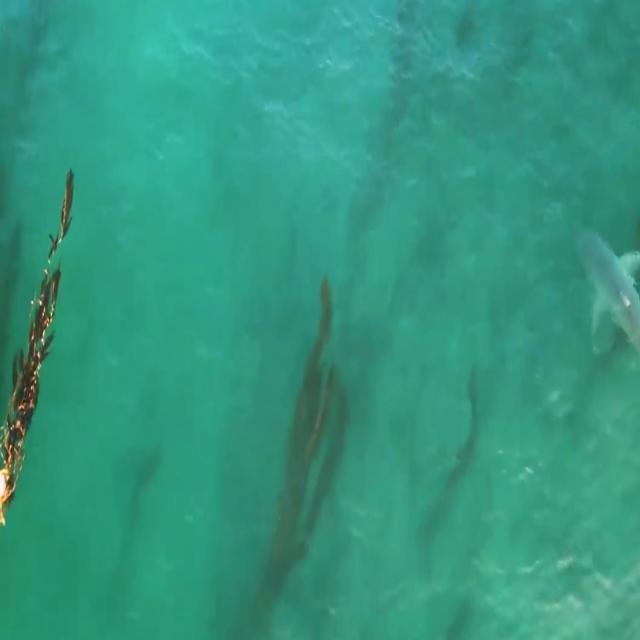
#> input picture sharkspotter/test/images/Sharkcut-Realisee-avec-Clipchamp_mp4-111_jpg.rf.70ee7b2355968a12d345a60062f5988f.jpg, 640 x 640 px; its folder holds only this picture in this run
$ python -i datasets.py   (imports and definitions only)
#> lines starting #> are read from the running program, lines starting #| are printed output that depends on the picture
import glob
import logging
import math
import os
import random
import hashlib
from pathlib import Path
from typing import List

import cv2
import numpy as np
import torch
from PIL import Image, ExifTags
from torch.utils.data import Dataset, DataLoader
from tqdm import tqdm

from utils.general import xywhn2xyxy, xyxy2xywhn

# Parameters
img_formats = ['bmp', 'jpg', 'jpeg', 'png']
logger = logging.getLogger(__name__)

# [33 lines left out: functions get_hash, create_dataloader, not called in this run]

class LoadImagesAndLabels(Dataset):
    # [75 lines left out: functions __init__, cache_labels, not called in this run]

    def __len__(self):
        return len(self.img_files)

    # [151 lines left out: functions __getitem__, load_image, collate_fn, img2label_paths, augment_hsv, random_perspective and 1 more, not called in this run]

>>> import cv2
>>> picture = cv2.imread('../test/images/Sharkcut-Realisee-avec-Clipchamp_mp4-111_jpg.rf.70ee7b2355968a12d345a60062f5988f.jpg')
#> picture is the input picture: shape (640, 640, 3); mean B, G, R 126.9, 150.5, 51.1
>>> result = augment_hsv(picture)
#> in augment_hsv, `hue, sat, val = cv2.split(cv2.cvtColor(img, cv2.COLOR_BGR2HSV))`:
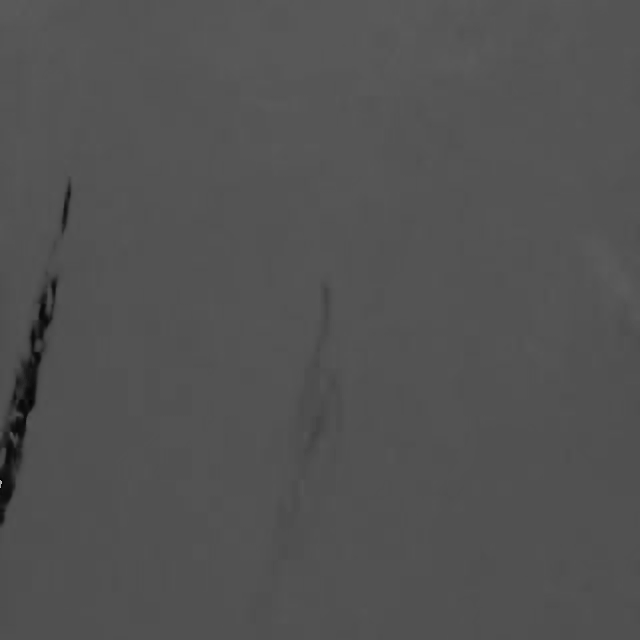
#> hue: shape (640, 640); min 0, max 178, mean 82.3
#> in augment_hsv, `hue, sat, val = cv2.split(cv2.cvtColor(img, cv2.COLOR_BGR2HSV))`:
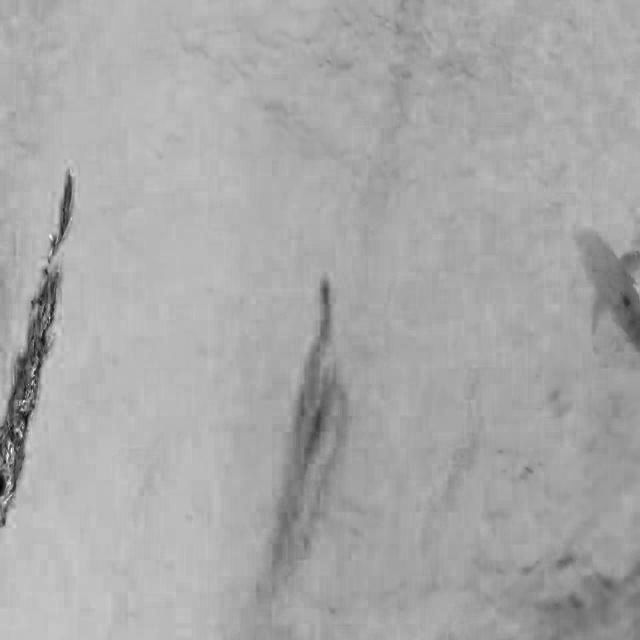
#> sat: shape (640, 640); min 2, max 255, mean 168.4
#> in augment_hsv, `hue, sat, val = cv2.split(cv2.cvtColor(img, cv2.COLOR_BGR2HSV))`:
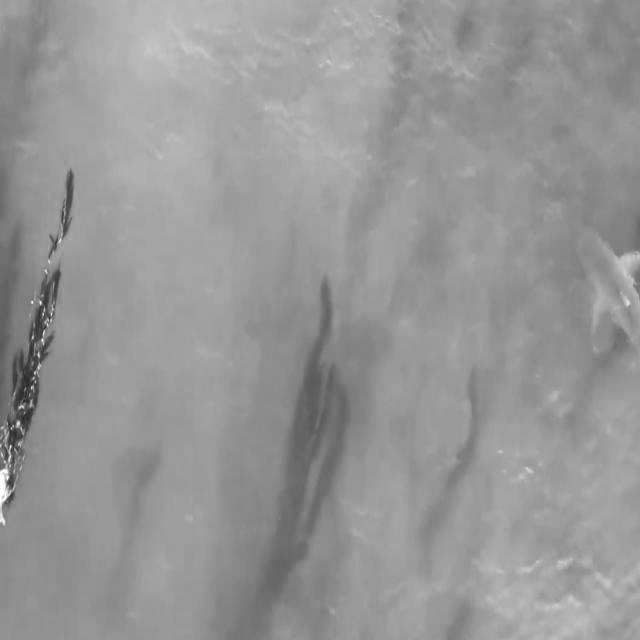
#> val: shape (640, 640); min 30, max 255, mean 150.6
#> in augment_hsv, `img_hsv = cv2.merge((cv2.LUT(hue, lut_hue), cv2.LUT(sat, lut_sat), cv2..`: img_hsv: shape (640, 640, 3); mean H, S, V 86, 204.1, 165.5
#> in augment_hsv, `cv2.cvtColor(img_hsv, cv2.COLOR_HSV2BGR, dst=img)`:
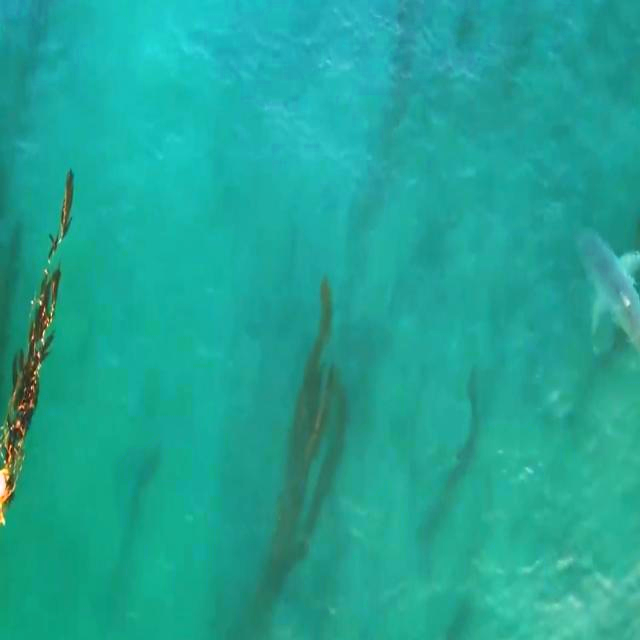
#> img: shape (640, 640, 3); mean B, G, R 149.4, 164.9, 32.4

$ run again, on sharkspotter/test/images/Sharkcut-Realisee-avec-Clipchamp_mp4-118_jpg.rf.ce479e2fcdc95b841ef283b2424ea561.jpg
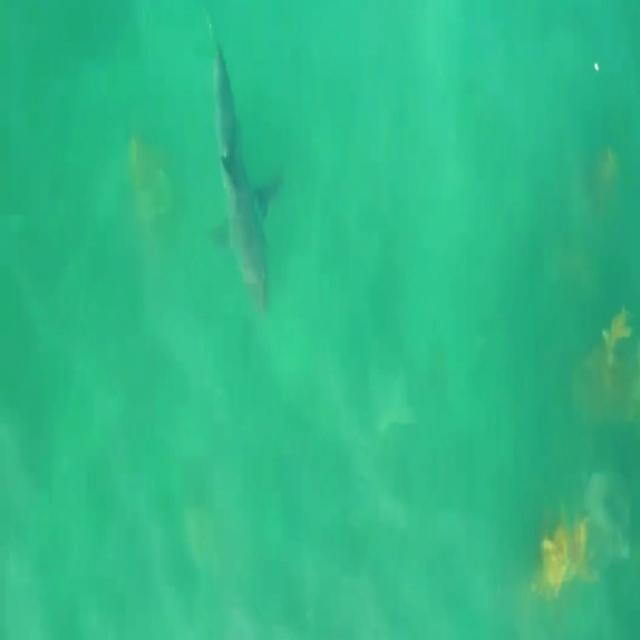
#> input picture sharkspotter/test/images/Sharkcut-Realisee-avec-Clipchamp_mp4-118_jpg.rf.ce479e2fcdc95b841ef283b2424ea561.jpg, 640 x 640 px
#> picture is the input picture: shape (640, 640, 3); mean B, G, R 135.2, 185.2, 48.3
#> in augment_hsv, `hue, sat, val = cv2.split(cv2.cvtColor(img, cv2.COLOR_BGR2HSV))`:
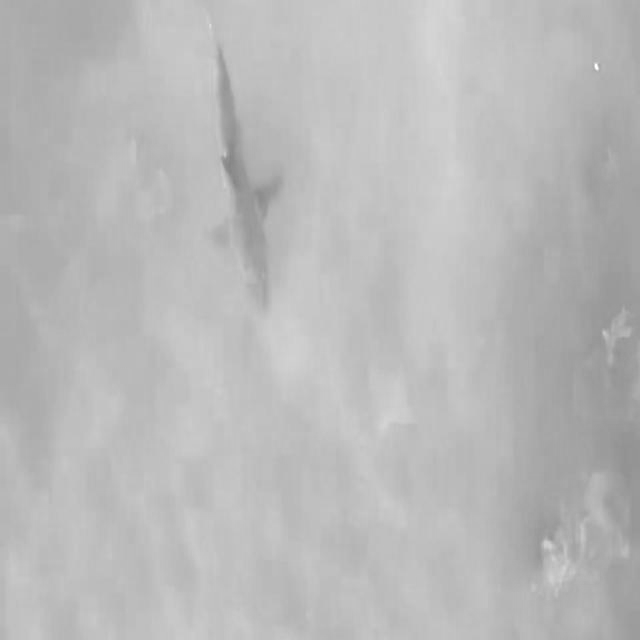
#> val: shape (640, 640); min 133, max 255, mean 185.2
#> img_hsv: shape (640, 640, 3); mean H, S, V 81.9, 228.8, 203.7
#> in augment_hsv, `cv2.cvtColor(img_hsv, cv2.COLOR_HSV2BGR, dst=img)`:
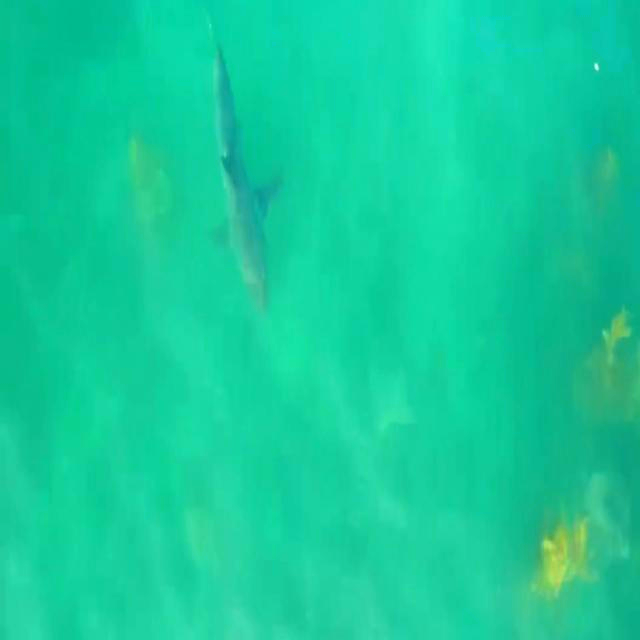
#> img: shape (640, 640, 3); mean B, G, R 154.9, 203.7, 20.7

$ run again, on sharkspotter/test/images/Sharkcut-Realisee-avec-Clipchamp_mp4-130_jpg.rf.346fef60a5da382cd5206dbe3acab0a8.jpg
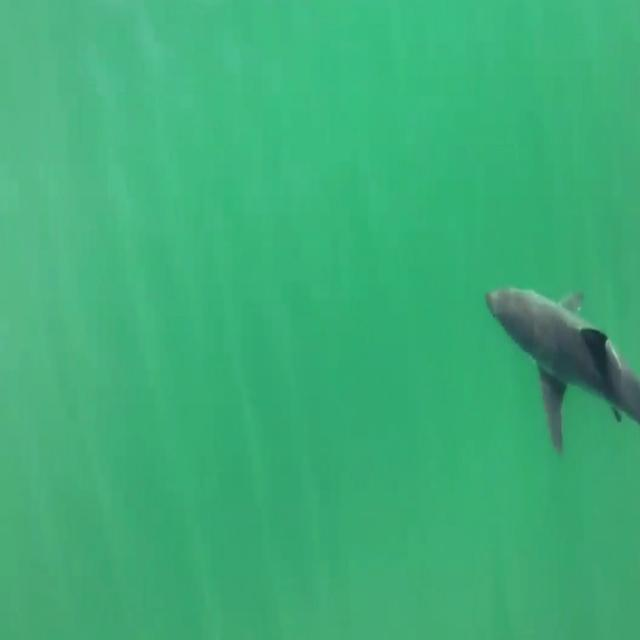
#> input picture sharkspotter/test/images/Sharkcut-Realisee-avec-Clipchamp_mp4-130_jpg.rf.346fef60a5da382cd5206dbe3acab0a8.jpg, 640 x 640 px
#> picture is the input picture: shape (640, 640, 3); mean B, G, R 120.3, 173.9, 61.8
#> in augment_hsv, `hue, sat, val = cv2.split(cv2.cvtColor(img, cv2.COLOR_BGR2HSV))`:
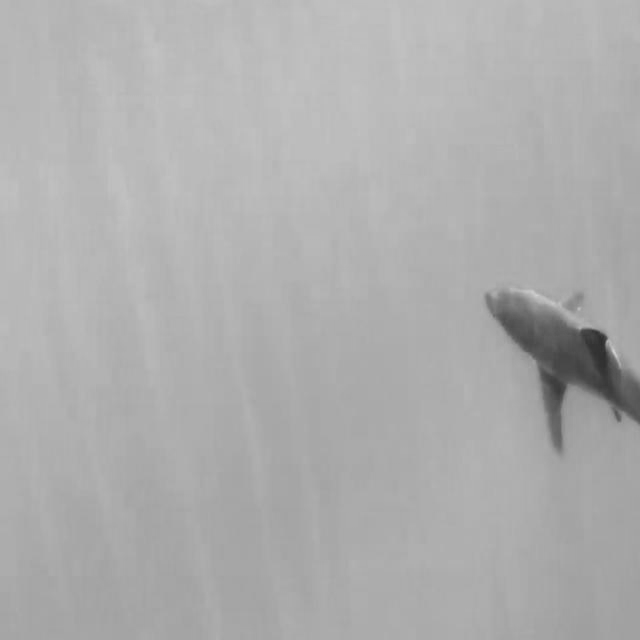
#> val: shape (640, 640); min 44, max 209, mean 173.9
#> img_hsv: shape (640, 640, 3); mean H, S, V 78.8, 198.5, 191.2
#> in augment_hsv, `cv2.cvtColor(img_hsv, cv2.COLOR_HSV2BGR, dst=img)`:
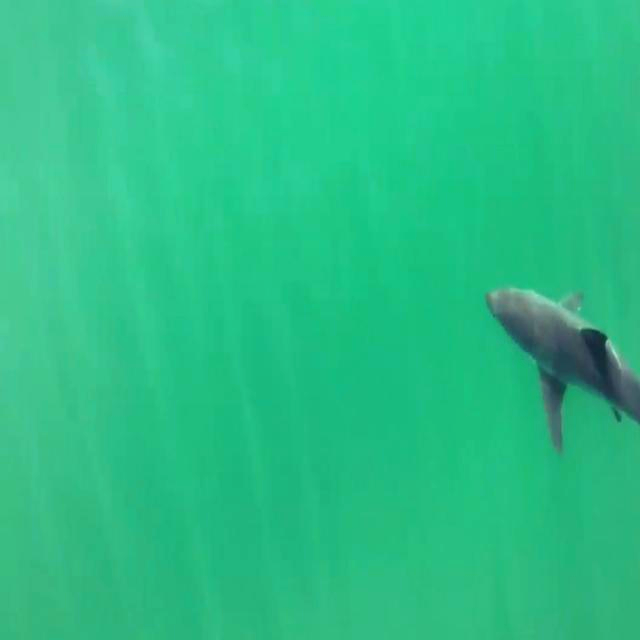
#> img: shape (640, 640, 3); mean B, G, R 134, 191.1, 41.2
